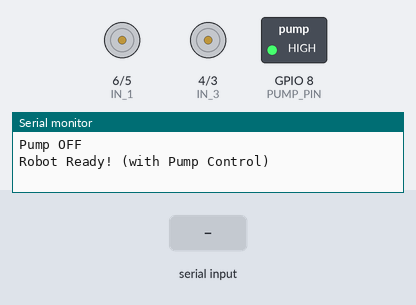
Simulated run of this sketch. Board: ESP32-S3. Parts: motor-driver pin pairs drawn as motors (green arrow = first pin HIGH = forward, orange = second pin HIGH = backward, longer = more drive, scaled by the enable pin), switched loads named in the sketch (green lamp = pin HIGH), the last lines printed to the serial monitor. Inputs (shaded band) come from the test bench.

Above: at 1.2 s.
1.3 s: "1\n" received over Serial
At 2.7 s:
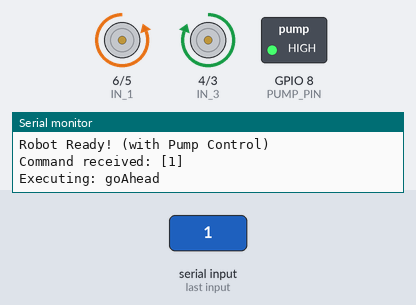
3.8 s: "8\n" received over Serial
At 5.8 s:
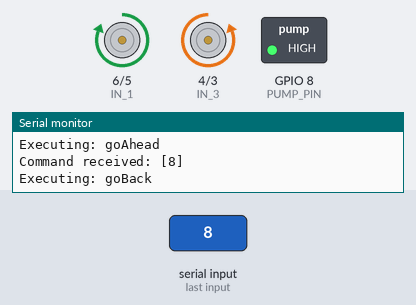
6.3 s: "6\n" received over Serial
At 7.7 s:
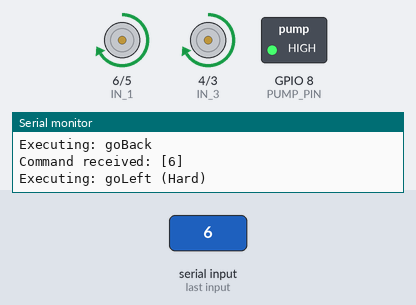
8.8 s: "3\n" received over Serial
At 10.8 s:
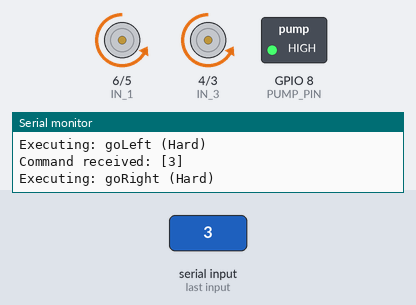
11.3 s: "5\n" received over Serial
At 12.7 s:
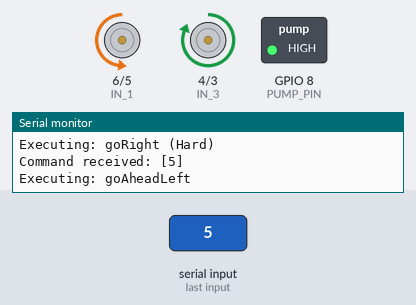
13.8 s: "2\n" received over Serial
At 15.8 s:
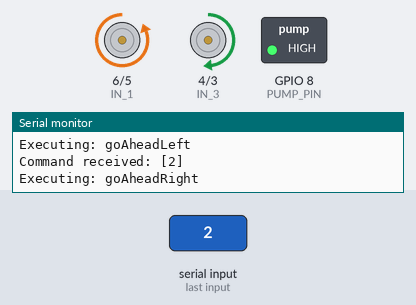
Timing chart, 0 to 17.3 s (numbered marks = the images above; inputs shaded):
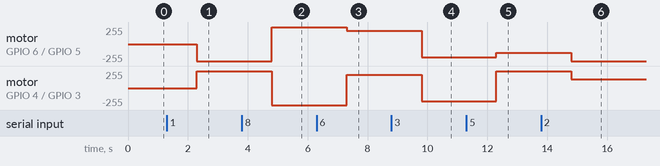

The sketch:

ArduinoR3Final.ino
```cpp
#define ENA  7  // PWM điều khiển tốc độ động cơ trái - Left
#define ENB  2  // PWM điều khiển tốc độ động cơ phải - Right
#define IN_1 6  // L298N in1 động cơ trái - Left
#define IN_2 5  // L298N in2 động cơ trái - Left
#define IN_3 4  // L298N in3 động cơ phải - Right
#define IN_4 3  // L298N in4 động cơ phải - Right
#define PUMP_PIN 8 // Chân điều khiển motor bơm nước
void pumpOn();
void pumpOff();

String command;
int speedCar = 255;
int turnSpeed = 200;
int curveSpeedFast = 255;
int curveSpeedSlow = 130;

void setup() {
    pinMode(ENA, OUTPUT);
    pinMode(ENB, OUTPUT);
    pinMode(IN_1, OUTPUT);
    pinMode(IN_2, OUTPUT);
    pinMode(IN_3, OUTPUT);
    pinMode(IN_4, OUTPUT);
    pinMode(PUMP_PIN, OUTPUT);

    pumpOff();

    Serial.begin(115200);
    Serial.println("Robot Ready! (with Pump Control)");
}

void goAhead() {
    digitalWrite(IN_1, LOW);
    digitalWrite(IN_2, HIGH);
    analogWrite(ENA, speedCar);
    digitalWrite(IN_3, HIGH);
    digitalWrite(IN_4, LOW);
    analogWrite(ENB, speedCar);
}
void goBack() {
    digitalWrite(IN_1, HIGH);
    digitalWrite(IN_2, LOW);
    analogWrite(ENA, speedCar);
    digitalWrite(IN_3, LOW);
    digitalWrite(IN_4, HIGH);
    analogWrite(ENB, speedCar);
}
void goLeft() {
    digitalWrite(IN_1, HIGH);
    digitalWrite(IN_2, LOW);
    analogWrite(ENA, turnSpeed);
    digitalWrite(IN_3, HIGH);
    digitalWrite(IN_4, LOW);
    analogWrite(ENB, turnSpeed);
}
void goRight() {
    digitalWrite(IN_1, LOW);
    digitalWrite(IN_2, HIGH);
    analogWrite(ENA, turnSpeed);
    digitalWrite(IN_3, LOW);
    digitalWrite(IN_4, HIGH);
    analogWrite(ENB, turnSpeed);
}
void goAheadLeft() {
    digitalWrite(IN_1, LOW);
    digitalWrite(IN_2, HIGH);
    analogWrite(ENA, curveSpeedSlow);
    digitalWrite(IN_3, HIGH);
    digitalWrite(IN_4, LOW);
    analogWrite(ENB, curveSpeedFast);
}
void goAheadRight() {
    digitalWrite(IN_1, LOW);
    digitalWrite(IN_2, HIGH);
    analogWrite(ENA, curveSpeedFast);
    digitalWrite(IN_3, HIGH);
    digitalWrite(IN_4, LOW);
    analogWrite(ENB, curveSpeedSlow);
}
void goBackLeft() {
    digitalWrite(IN_1, HIGH);
    digitalWrite(IN_2, LOW);
    analogWrite(ENA, curveSpeedSlow);
    digitalWrite(IN_3, LOW);
    digitalWrite(IN_4, HIGH);
    analogWrite(ENB, curveSpeedFast);
}
void goBackRight() {
    digitalWrite(IN_1, HIGH);
    digitalWrite(IN_2, LOW);
    analogWrite(ENA, curveSpeedFast);
    digitalWrite(IN_3, LOW);
    digitalWrite(IN_4, HIGH);
    analogWrite(ENB, curveSpeedSlow);
}
void stopRobot() {
    digitalWrite(IN_1, LOW);
    digitalWrite(IN_2, LOW);
    analogWrite(ENA, 0);
    digitalWrite(IN_3, LOW);
    digitalWrite(IN_4, LOW);
    analogWrite(ENB, 0);
}

void pumpOn() {
    digitalWrite(PUMP_PIN, LOW);
    Serial.println("Pump ON");
}

void pumpOff() {
    digitalWrite(PUMP_PIN, HIGH);
    Serial.println("Pump OFF");
}

void loop() {
    if (Serial.available()) {
        String receivedData = Serial.readStringUntil(' ');
        receivedData.trim();

        Serial.print("Command received: [");
        Serial.print(receivedData);
        Serial.println("]");

        if (receivedData == "1") {
            Serial.println("Executing: goAhead");
            goAhead();
        } else if (receivedData == "8") {
            Serial.println("Executing: goBack");
            goBack();
        } else if (receivedData == "6") {
            Serial.println("Executing: goLeft (Hard)");
            goLeft();
        } else if (receivedData == "3") {
            Serial.println("Executing: goRight (Hard)");
            goRight();
        } else if (receivedData == "5") {
            Serial.println("Executing: goAheadLeft");
            goAheadLeft();
        } else if (receivedData == "2") {
            Serial.println("Executing: goAheadRight");
            goAheadRight();
        } else if (receivedData == "7") {
            Serial.println("Executing: goBackLeft");
            goBackLeft();
        } else if (receivedData == "4") {
            Serial.println("Executing: goBackRight");
            goBackRight();
        } else if (receivedData == "0") {
            Serial.println("Executing: stopRobot");
            stopRobot();
        }
        else if (receivedData == "P1") {
             Serial.println("Executing: pumpOn");
             pumpOn();
        } else if (receivedData == "P0") {
             Serial.println("Executing: pumpOff");
             pumpOff();
        }
        else {
            Serial.println("Unknown command");
        }
    }
}
```

Measured:
- after the input at 1.3 s, motor on GPIO 6 (IN_1) / GPIO 5 (IN_2): stopped → backward 255/255 after 1.0 s; motor on GPIO 4 (IN_3) / GPIO 3 (IN_4): stopped → forward 255/255 after 1.0 s
- after the input at 3.8 s, motor on GPIO 6 (IN_1) / GPIO 5 (IN_2): backward 255/255 → forward 255/255 after 1.0 s; motor on GPIO 4 (IN_3) / GPIO 3 (IN_4): forward 255/255 → backward 255/255 after 1.0 s
- after the input at 6.3 s, motor on GPIO 6 (IN_1) / GPIO 5 (IN_2): forward 255/255 → forward 200/255 after 1.0 s; motor on GPIO 4 (IN_3) / GPIO 3 (IN_4): backward 255/255 → forward 200/255 after 1.0 s
- after the input at 8.8 s, motor on GPIO 6 (IN_1) / GPIO 5 (IN_2), motor on GPIO 4 (IN_3) / GPIO 3 (IN_4): forward 200/255 → backward 200/255 after 1.0 s
- after the input at 11.3 s, motor on GPIO 6 (IN_1) / GPIO 5 (IN_2): backward 200/255 → backward 130/255 after 1.0 s; motor on GPIO 4 (IN_3) / GPIO 3 (IN_4): backward 200/255 → forward 255/255 after 1.0 s
- after the input at 13.8 s, motor on GPIO 6 (IN_1) / GPIO 5 (IN_2): backward 130/255 → backward 255/255 after 1.0 s; motor on GPIO 4 (IN_3) / GPIO 3 (IN_4): forward 255/255 → forward 130/255 after 1.0 s
